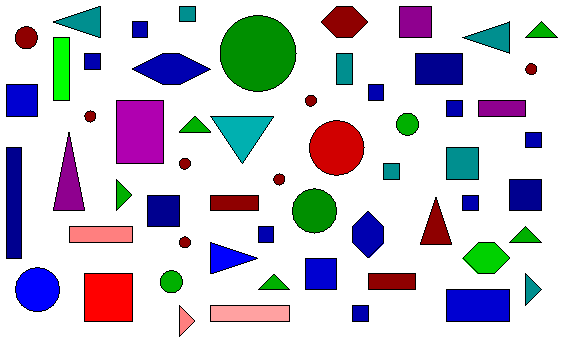
#> input picture assignment03/images/objetos2.png, 563 x 343 px; its folder holds only this picture in this run
$ jupyter execute --allow-errors objects.ipynb
#> lines starting #> are read from the running program, lines starting #| are printed output that depends on the picture; after the words box and inside, x2 and y2 are one past the last pixel; in counts of white or black regions, pixels touching at a corner belong together
[cell 1]
import os
import pathlib
import numpy as np
import imageio
import glob
import matplotlib.pyplot as plt
import IPython.display
import PIL.Image
import imageio
import cv2

## Input Images Path

[cell 2]
# Relative paths to the notebook
images_path = glob.glob("images/*.png")

output_path = 'outputs/'
# If output folder does not exist, create it
p = pathlib.Path(output_path)
if not p.is_dir():
    p.mkdir()

# Execute all dithering functions to all images
# NOTE: THE ENTIRE ACQUISITION TAKES ABOUT 5 MINUTES
execute_acquisitions = True

[cell 3]
images_path

[cell 4]
images = {}
for img in images_path:
     images[os.path.split(img)[1]] = cv2.imread(img,-1)

## Color Transformation

### Gray

[cell 5]
gray_images = {}

for key, img in images.items():
    gray_images[key] = cv2.cvtColor(img, cv2.COLOR_BGR2GRAY)
#> this loop made 1 pass
#> key on pass 1: 'objetos2.png'
#> after the loop, gray_images = 1 item

#> (a cell that did not finish here is left out)

### Mono

[cell 7]
mono_images = {}

for key, img in gray_images.items():
    mono_images[key] = cv2.threshold(img, 254, 255, cv2.THRESH_BINARY)[1]
#> after the loop, mono_images = 1 item

#> (a cell that did not finish here is left out)

## Objects Contours

[cell 9]
# In OpenCV, objects are white and the background is black, so we need to invert the image
# before finding the contours
contours = {}

for key, img in mono_images.items():
    # 255 - img is the inverse of img
    contours[key], _ = cv2.findContours(255 - img, cv2.RETR_TREE, cv2.CHAIN_APPROX_SIMPLE)
#> after the loop, contours = 1 item

[cell 10]
images_contours = {}

for key, img in mono_images.items():
    images_contours[key] = np.zeros_like(img) + 255
    cv2.drawContours(images_contours[key], contours[key], -1, (0), 2)
    cv2.imwrite(output_path + key[:-4] + "-contour.png", images_contours[key])
#> this loop made 1 pass
#> pass 1, `cv2.imwrite(output_path + key[:-4] + "-contour.png", images_contours[k..`:
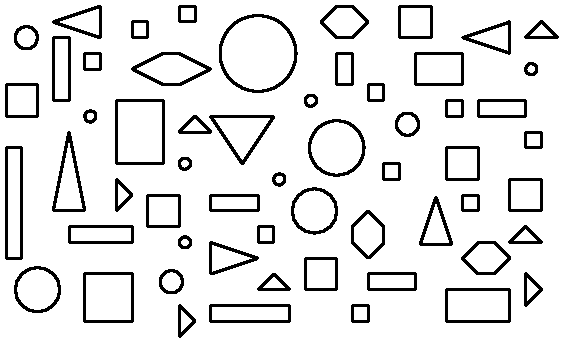
#> saved as objetos2-contour.png: shape (343, 563); 89.5% white; 58 black regions, largest, box (x1, y1, x2, y2) and area: (219, 14, 298, 93) 821, (5, 146, 23, 260) 752, (115, 99, 165, 165) 656
#> after the loop, images_contours = 1 item


$ run again, on assignment03/images/objetos3.png
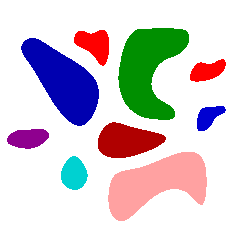
#> input picture assignment03/images/objetos3.png, 238 x 238 px
#> the loop `for key, img in images.items():` made 1 pass
#> key on pass 1: 'objetos3.png'
#> after the loop `for key, img in images.items():`: gray_images = 1 item
#> the loop `for key, img in gray_images.items():` made 1 pass
#> the loop `for key, img in mono_images.items():` made 1 pass
#> the loop `for key, img in mono_images.items():` made 1 pass
#> pass 1, `cv2.imwrite(output_path + key[:-4] + "-contour.png", images_contours[k..`:
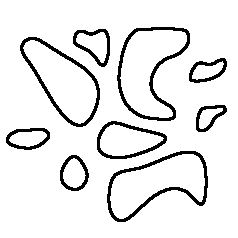
#> saved as objetos3-contour.png: shape (238, 238); 91% white; 9 black regions, largest, box (x1, y1, x2, y2) and area: (117, 27, 190, 121) 1014, (107, 151, 208, 222) 991, (20, 37, 100, 127) 867

$ run again, on assignment03/images/objetos1.png
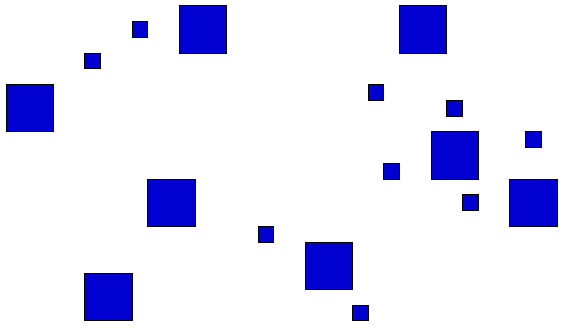
#> input picture assignment03/images/objetos1.png, 563 x 327 px
#> the loop `for key, img in images.items():` made 1 pass
#> key on pass 1: 'objetos1.png'
#> after the loop `for key, img in images.items():`: gray_images = 1 item
#> the loop `for key, img in gray_images.items():` made 1 pass
#> `PIL.Image.fromarray(mono_images['objetos1.png'])`:
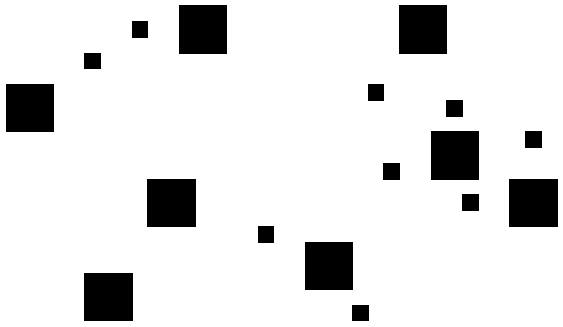
#> Out: PIL image 563x327 L; 88.5% white; 17 black regions, largest, box (x1, y1, x2, y2) and area: (179, 5, 227, 54) 2352, (399, 5, 447, 54) 2352, (431, 131, 479, 180) 2352
#> the loop `for key, img in mono_images.items():` made 1 pass
